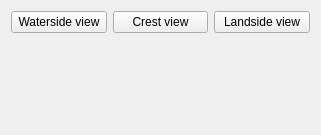
<?xml version="1.0" encoding="UTF-8"?>
<ui version="4.0">
 <class>Form_base3_levee</class>
 <widget class="QWidget" name="Form_base3_levee">
  <property name="geometry">
   <rect>
    <x>0</x>
    <y>0</y>
    <width>321</width>
    <height>135</height>
   </rect>
  </property>
  <property name="windowTitle">
   <string>Form</string>
  </property>
  <layout class="QGridLayout" name="gridLayout">
   <item row="0" column="2">
    <widget class="QPushButton" name="pushButton_land">
     <property name="text">
      <string>Landside view</string>
     </property>
    </widget>
   </item>
   <item row="0" column="1">
    <widget class="QPushButton" name="pushButton_crest">
     <property name="text">
      <string>Crest view</string>
     </property>
    </widget>
   </item>
   <item row="0" column="0">
    <widget class="QPushButton" name="pushButton_water">
     <property name="text">
      <string>Waterside view</string>
     </property>
    </widget>
   </item>
   <item row="1" column="1">
    <spacer name="verticalSpacer">
     <property name="orientation">
      <enum>Qt::Vertical</enum>
     </property>
     <property name="sizeHint" stdset="0">
      <size>
       <width>20</width>
       <height>40</height>
      </size>
     </property>
    </spacer>
   </item>
  </layout>
 </widget>
 <resources/>
 <connections/>
</ui>
